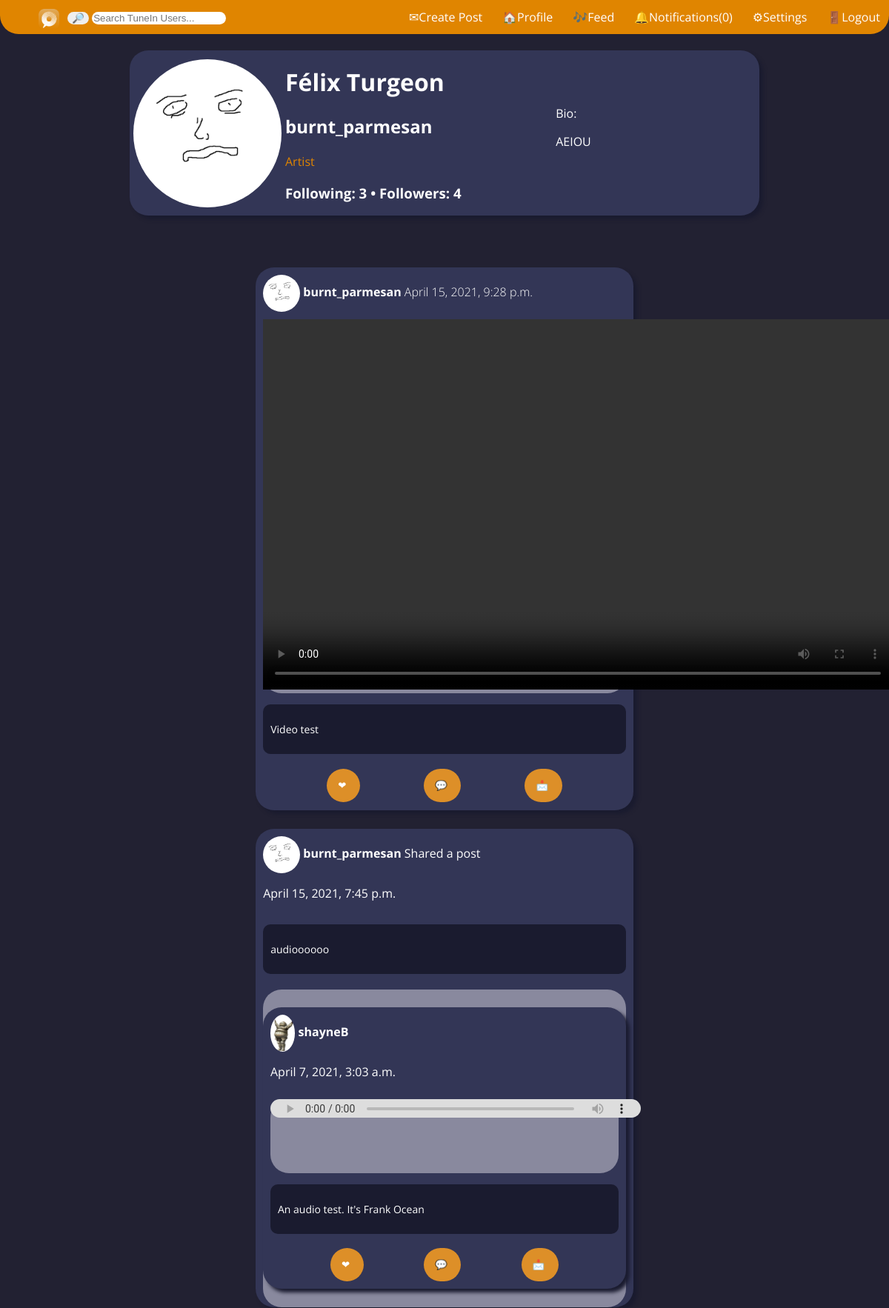
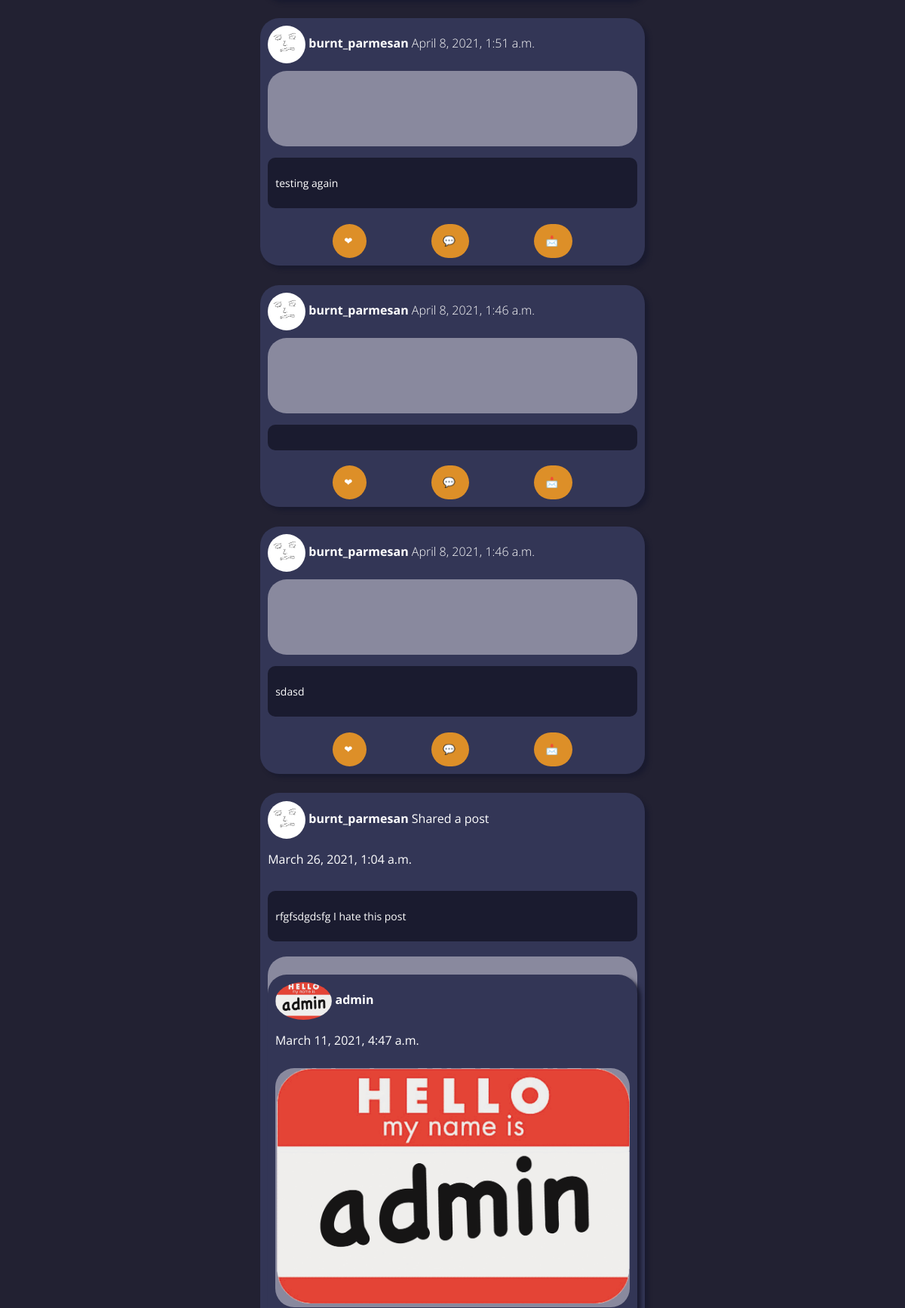
The app's page /user_profile/ (signed in, upper part) with its own data (2 pictures, top to bottom).
### user_profile/models.py (models this page shows, shortened)
class Profile(models.Model):
    user = models.OneToOneField(User, on_delete=models.CASCADE)
    User._meta.get_field('email')._unique = True
    first_name = models.CharField(max_length=20,default="")
    last_name = models.CharField(max_length=20,default="")
    bio = models.CharField(max_length=500,default="n/a")
    photo = models.ImageField(upload_to='static/media/profilePictures')

### news/models.py (models this page shows, shortened)
class Post(models.Model):
    description = models.CharField(max_length=255, blank=True)
    pic = models.ImageField(upload_to='static/media/postPictures', blank=True, null=True)
    choose_file = models.FileField(upload_to='static/media/mediaFiles', validators=[validate_file_extension], blank=True, null=True)
    date_posted = models.DateTimeField(default=timezone.now)
    user_name = models.ForeignKey(User, on_delete=models.CASCADE)
    tags = models.CharField(max_length=100, blank=True)
    def __str__(self):
        return self.description
    def get_date(self):
        return self.date_posted
    def extension(self):
        video = ['.mp4', '.mov', '.m4v', '.avi']
        audio = ['.wav', '.mp3', '.flac', '.mkv', '.aac']
        name, extension = os.path.splitext(self.choose_file.name)
        if extension in video: return "video"
        elif extension in audio: return "audio"
        return None

class SharedPost(models.Model):
    originPost = models.ForeignKey(Post, on_delete=models.CASCADE,null=True)
    user = models.ForeignKey(User, on_delete=models.CASCADE)
    date_posted = models.DateTimeField(default=timezone.now)
    description = models.CharField(max_length=255, blank=True)
    def get_date(self):
        return self.date_posted

### user_profile/views.py (the view)
# urls.py: path('', views.index, name='user_profile')
def index(request):
    if request.user.is_authenticated:
        followers = 0
        friends = 0
        posts = {}
        try:
            sample_user = User.objects.get(username= request.GET.get('username'))
            artist = sample_user.groups.filter(name='artists').exists()
            if artist:
                followers = Following.objects.filter(user= sample_user).count()
                posts = Post.objects.filter(user_name__username =request.GET.get('username'))
                posts = posts.order_by('-date_posted')
                for post in posts:
                    print(post)
            sharedPosts = SharedPost.objects.filter(user=sample_user)
            if sharedPosts:
                sharedPosts = sharedPosts.order_by('-date_posted')
                l_posts = list(posts)
                l_shared = list(sharedPosts)
                l_posts.extend(l_shared)
                print(l_posts)
                all_posts = sorted(l_posts,key=lambda x: x.get_date(),reverse=True)
                print(all_posts)
                posts = all_posts
            following = Following.objects.filter(follower= sample_user).count()
            con = {'user': sample_user,
            'artist': artist,
            'posts':posts,
            'followers': followers,
            'following': following,
            'otherUser':True}
        except User.DoesNotExist:
            print("USER NOT FOUND, SHOWING LOGGED IN PROFILE")
            sample_user = request.user
            followers = 0
            friends = 0
            artist = sample_user.groups.filter(name='artists').exists()
            if artist:
                followers = Following.objects.filter(user= request.user).count()
                posts = Post.objects.filter(user_name__username =request.user.username)
                posts = posts.order_by('-date_posted')
                for post in posts:
                    print(post)
            sharedPosts = SharedPost.objects.filter(user=sample_user)
            if sharedPosts:
                sharedPosts = sharedPosts.order_by('-date_posted')
                l_posts = list(posts)
                l_shared = list(sharedPosts)
                l_posts.extend(l_shared)
                print(l_posts)
                all_posts = sorted(l_posts,key=lambda x: x.get_date(),reverse=True)
                print(all_posts)
                posts = all_posts
            following = Following.objects.filter(follower= request.user).count()
            con = {'user': sample_user,
            'artist': artist,
            'posts':posts,
            'followers': followers,
            'following': following,
            'otherUser':False}
        template = loader.get_template('user_profile/index.html')
        return HttpResponse(template.render(con))
    else:
        return  HttpResponseRedirect('/')

### templates/user_profile/index.html (shortened to what this page needs)
{% extends 'base.html' %}
{% load static %}
{% block content %}
<br>
<link href="{% static 'user_profile/index.css' %}" rel="stylesheet">
<link rel="stylesheet" href="{% static 'css/news.css' %}">
<div class="gridLayout">
    <div class="leftBorder"></div>
    <div class="middle">
        <div class="topInfo">
            {% if user %}
            <div class="c_icon"><img class="icon" src="{{user.profile.photo.url }}"></div>
            <div class="names">
                <h1 id="name">{{user.profile.first_name}} {{user.profile.last_name}}</h1>
                <h2 id="username">{{user.username}}</h2><span class="account_type">{% if artist%}Artist{%else%}Fan{%endif%}</span>
                <h3>Following: <span id="following"> {{user.profile.following}} </span>
                    {% if artist %}
                    • Followers: <span id="followers"> NAN </span></h3>
                {% endif %}
            </div>
            <br>
            <div class="bio">
                Bio:
                <p id="bio">{{user.profile.bio}}</p>
            </div>
            {% else %}
            User not found?
            Make sure the username in the url matches who you're looking for!
            {% endif %}
        </div>
        <br>
        <br>
        <div class="posts">
            {% if user %}
            {% if artist %}
            {% for post in posts %}
            {% if post.originPost %}
<div class="post" id="{{post.id}}">
    <div class="post_header">
        <img class ="post_icon" src="{{post.user.profile.photo.url }}">
        <a class="post_username" href="{% url 'user_profile' %}?username={{post.user}}">{{post.user}}</a> Shared a post
        <p id="date">{{post.date_posted}}</p>
    </div>
    <div class="post_text">
        <p>
               {{post.description}}
        </p>
    </div>
    <div class="post_content">
    <div class="post" id="{{post.originPost.id}}">
        <div class="post_header">
            <img class ="post_icon" src="{{post.originPost.user_name.profile.photo.url }}">
            <a class="post_username" href="{% url 'user_profile' %}?username={{post.originPost.user_name}}">{{post.originPost.user_name}}</a>
            <p id="date">{{post.originPost.date_posted}}</p>
        </div>
        <div class="post_content">
            {% if post.originPost.pic %}
                        <img class="" src="{{post.originPost.pic.url}}">
                    {% endif %}
                    {% if post.originPost.choose_file %}
                    {%if post.originPost.extension == "video"%}
                    <video id = "post_vid" width = "850" height = "500" controls>
                        <source src = "{{post.originPost.choose_file.url}}" type ="video/mp4" />
                        Your browser does not support the video element.
                    </video>
                    {%elif post.originPost.extension == "audio"%}
                        <audio id = "post_audio" controls>
                            <source src = "{{post.originPost.choose_file.url}}" >
                        </audio>
                    {%endif%}
                {%endif%}
        </div>
        <div class="post_text">
            <p>
                   {{post.originPost.description}}
            </p>
        </div>
        <div class="post_interactables">
            <div>
                <button class="btn" onclick='likePost({{post.originPost.id}})' id='likeButton'>
            <span class="btn-icon">❤</span>
            </button></div>
            <div><button class="btn" onclick='showCommentPopup({{post.originPost.id}})'>
            <span class="btn-icon">💬</span>
            </button></div>
            <div><button class="btn" onclick='prepForSharing({{post.originPost.id}})'>
            <span class="btn-icon">📩</span>
            </button></div>
        </div>
    </div>
    </div>
</div>
 {%else%}
            <div class="post" id="{{post.id}}">
                <div class="post_header">
                    <img class="post_icon" src="{{user.profile.photo.url }}">
                    <a class="post_username" href="">{{user.username}}</a>
                    <span class="date">{{post.date_posted}}</span>
                </div>
                <div class="post_content">
                    {% if post.choose_file %}
                    {%if post.extension == "video"%}
                    <video id = "post_vid" width = "850" height = "500" controls>
                        <source src = "{{post.choose_file.url}}" type ="video/mp4" />
                    </video>
                    {%elif post.extension == "audio" %}
                        <audio id = "post_audio" controls>
                            <source src = "{{post.choose_file.url}}" >
                            Your browser does not support the audio element.
                        </audio>
                    {%endif%}
                {%endif%}
                </div>
                <div class="post_text">
                    <p>{{post.description}}</p>
                </div>
                <div class="post_interactables">
                    <div>
                        <button class="btn" id='likeButton' onclick='likePost({{post.id}})'>
                            <span class="btn-icon">❤</span>
                        </button>
                    </div>
                    <div>
                        <button class="btn" onclick='showCommentPopup({{post.id}})'>
                            <span class="btn-icon">💬</span>
                        </button>
                    </div>
                    <div>
                        <button class="btn" onclick='prepForSharing({{post.id}})'>
                            <span class="btn-icon">📩</span>
                        </button>
                    </div>
                </div>
            </div>
            {%endif%}
            {% endfor %}
            {% endif %}
            {% endif %}
        </div>
    </div>
    <div class="rightBorder"></div>
</div>
{% endblock %}

### static/user_profile/index.css (style rules this page uses)
body { margin:0; background-color: #222132; color:white; font-family: 'Open Sans', sans-serif; }
.gridLayout { display: flex; flex-wrap: nowrap; }
.leftBorder { flex: 0 3 300px; }
.middle { flex: 3 1 150px; }
.rightBorder { flex: 0 3 300px; }
.topInfo { background-color: #333656; display: flex; flex-wrap: wrap; justify-content: left; align-items:center; border-radius: 25px; box-shadow: 5px 5px 5px #1A1B2F; }
.c_icon { flex: 0 1 150px; margin: 5px; height: 200px; width: 200px; }
.icon { width:inherit; align-content: center; border-radius: 100%; position:relative; display:inline-block }
.bio { margin-left: 15%; margin-right:15%; }
.account_type { color:#E08500; }
.posts { align-content: center; position: relative; width:60%; height:auto; margin-left: auto; margin-right: auto; }
.post { margin-top:5%; margin-bottom: 5%;; text-align: center; background-color: #333656; display: flex; flex-wrap: nowrap; border-radius: 25px; box-shadow: 5px 5px 5px #1A1B2F; flex-direction: column; }
.post_header { margin-top:2%; margin-left:2%; flex: 0 3 50px; width: 100%; text-align: left; }
.post_icon { display:iline; height:50px; max-width: 100%; max-height: 100%; vertical-align: middle; border-radius: 100%; }
.post_username { text-decoration:none; color: white; font-weight: bold; }
.date { font-weight: lighter; }
.post_content { flex: 0 3 100px; margin:2%; margin-bottom:0%; border-radius: 25px; background-color: purple; }
.post_text { margin:2%; margin-top: 0%; text-align: left; font-size: 14px; }
.post_interactables { display: flex; justify-content:space-evenly; margin:2%; }

### static/css/news.css (style rules this page uses)
body { margin:0; background-color: #222132; color:white; font-family: 'Open Sans', sans-serif; }
audio { filter: sepia(20%) saturate(70%) grayscale(1) contrast(99%) invert(12%); width: 500px; height: 25px; }
.posts { align-content: center; position: relative; width:60%; height:auto; margin-left: auto; margin-right: auto; }
.post { margin-top:5%; margin-bottom: 5%;; text-align: center; background-color: #333656; display: flex; flex-wrap: nowrap; border-radius: 25px; box-shadow: 5px 5px 5px #1A1B2F; flex-direction: column; }
.post_header { margin-top:2%; margin-left:2%; flex: 0 3 50px; width: 100%; text-align: left; }
.post_icon { display:inline; height:50px; max-width: 100%; max-height: 100%; vertical-align: middle; border-radius: 100%; }
.post_username { text-decoration:none; color: white; font-weight: bold; }
.date { font-weight: lighter; }
.post_content { flex: 0 3 100px; margin:2%; margin-bottom:0%; border-radius: 25px; background-color: #89899E; }
.post_content img { max-width: 100%; max-height: 100%; }
.post_text { margin:2%; margin-top: 0%; text-align: left; font-size: 14px; }
.post_interactables { display: flex; justify-content:space-evenly; margin:2%; }
.post_icon { display:iline; height:50px; max-width: 100%; max-height: 100%; vertical-align: middle; border-radius: 100%; }
.btn { position: relative; display: inline-block; padding: 15px; background-color: #DD8F28; cursor: pointer; outline: none; border: 0; vertical-align: middle; text-decoration: none; color: #fff; border-radius: 25px; -webkit-transition: width 0.5s; transition: width 0.5s; }
.post_text { position: relative; display: inline-block; padding: 10px; background-color: #1A1B2F; cursor: pointer; outline: none; border: 0; vertical-align: middle; text-decoration: none; color: #fff; border-radius: 10px; margin-top: 15px; }

### templates/base.html (style rules this page uses)
body { color: #8c9499; background-color: #222132; }
body { margin:0; background-color: #222132; color:white; font-family: 'Open Sans', sans-serif; }

### records on screen
Post: profile.photo (picture), date_posted "April 15, 2021, 9:28 p.m.", description "Video test"
SharedPost: user.profile.photo (picture), user "burnt_parmesan", date_posted "April 15, 2021, 7:45 p.m.", description "audioooooo", originPost.user_name.profile.photo (picture), originPost.user_name "shayneB", originPost.date_posted "April 7, 2021, 3:03 a.m.", originPost.description "An audio test. It's Frank Ocean"
Post: profile.photo (picture), date_posted "April 8, 2021, 1:51 a.m.", description "testing again"
Post: profile.photo (picture), date_posted "April 8, 2021, 1:46 a.m."
Post: profile.photo (picture), date_posted "April 8, 2021, 1:46 a.m.", description "sdasd"
SharedPost: user.profile.photo (picture), user "burnt_parmesan", date_posted "March 26, 2021, 1:04 a.m.", description "rfgfsdgdsfg I hate this post", originPost.user_name.profile.photo (picture), originPost.user_name "admin", originPost.date_posted "March 11, 2021, 4:47 a.m.", originPost.pic (picture)

### other values on screen
{{ user.profile.first_name }} "Félix"
{{ user.profile.last_name }} "Turgeon"
{{ user.username }} "burnt_parmesan"
{{ user.profile.bio }} "AEIOU"
